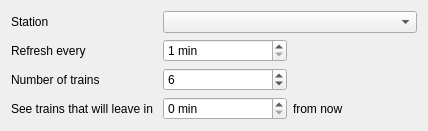
<?xml version="1.0" encoding="UTF-8"?>
<ui version="4.0">
 <class>Config</class>
 <widget class="QWidget" name="Config">
  <property name="geometry">
   <rect>
    <x>0</x>
    <y>0</y>
    <width>428</width>
    <height>130</height>
   </rect>
  </property>
  <property name="windowTitle">
   <string>Train_Schedule configuration</string>
  </property>
  <property name="locale">
   <locale language="English" country="UnitedStates"/>
  </property>
  <layout class="QGridLayout" name="gridLayout">
   <item row="2" column="0">
    <widget class="QLabel" name="m_intervalLabel">
     <property name="locale">
      <locale language="English" country="UnitedStates"/>
     </property>
     <property name="text">
      <string>Refresh every</string>
     </property>
    </widget>
   </item>
   <item row="2" column="1">
    <widget class="QSpinBox" name="m_intervalSpinBox">
     <property name="locale">
      <locale language="English" country="UnitedStates"/>
     </property>
     <property name="suffix">
      <string> min</string>
     </property>
     <property name="minimum">
      <number>1</number>
     </property>
     <property name="maximum">
      <number>60</number>
     </property>
    </widget>
   </item>
   <item row="3" column="0">
    <widget class="QLabel" name="m_nbLabel">
     <property name="locale">
      <locale language="English" country="UnitedStates"/>
     </property>
     <property name="text">
      <string>Number of trains</string>
     </property>
    </widget>
   </item>
   <item row="3" column="1">
    <widget class="QSpinBox" name="m_nbSpinBox">
     <property name="locale">
      <locale language="English" country="UnitedStates"/>
     </property>
     <property name="minimum">
      <number>1</number>
     </property>
     <property name="maximum">
      <number>15</number>
     </property>
     <property name="value">
      <number>6</number>
     </property>
    </widget>
   </item>
   <item row="4" column="0">
    <widget class="QLabel" name="m_startLabel">
     <property name="locale">
      <locale language="English" country="UnitedStates"/>
     </property>
     <property name="text">
      <string>See trains that will leave in </string>
     </property>
    </widget>
   </item>
   <item row="4" column="1">
    <widget class="QSpinBox" name="m_startSpinBox">
     <property name="locale">
      <locale language="English" country="UnitedStates"/>
     </property>
     <property name="suffix">
      <string> min</string>
     </property>
     <property name="maximum">
      <number>60</number>
     </property>
    </widget>
   </item>
   <item row="1" column="0">
    <widget class="QLabel" name="m_stationLabel">
     <property name="locale">
      <locale language="English" country="UnitedStates"/>
     </property>
     <property name="text">
      <string>Station</string>
     </property>
    </widget>
   </item>
   <item row="1" column="1" colspan="2">
    <widget class="QComboBox" name="m_stationComboBox">
     <property name="locale">
      <locale language="English" country="UnitedStates"/>
     </property>
    </widget>
   </item>
   <item row="4" column="2">
    <widget class="QLabel" name="m_fromNowLabel">
     <property name="locale">
      <locale language="English" country="UnitedStates"/>
     </property>
     <property name="text">
      <string>from now</string>
     </property>
    </widget>
   </item>
  </layout>
 </widget>
 <resources/>
 <connections/>
</ui>
